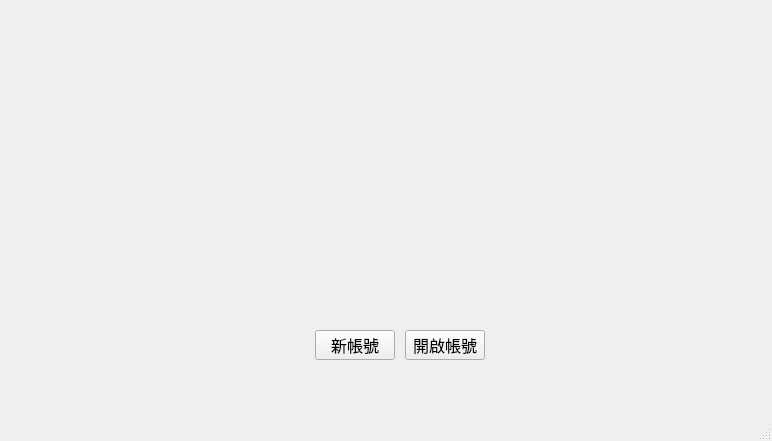
<?xml version="1.0" encoding="UTF-8"?>
<ui version="4.0">
 <class>MainWindow</class>
 <widget class="QMainWindow" name="MainWindow">
  <property name="geometry">
   <rect>
    <x>0</x>
    <y>0</y>
    <width>772</width>
    <height>441</height>
   </rect>
  </property>
  <property name="windowTitle">
   <string>新楓之谷記帳</string>
  </property>
  <property name="windowIcon">
   <iconset>
    <normaloff>../../../../../Program Files (x86)/Gamania/MapleStory/MapleStory.ico</normaloff>../../../../../Program Files (x86)/Gamania/MapleStory/MapleStory.ico</iconset>
  </property>
  <widget class="QWidget" name="centralwidget">
   <widget class="QLabel" name="label">
    <property name="geometry">
     <rect>
      <x>0</x>
      <y>0</y>
      <width>800</width>
      <height>400</height>
     </rect>
    </property>
    <property name="text">
     <string/>
    </property>
    <property name="pixmap">
     <pixmap>background.jpg</pixmap>
    </property>
    <property name="scaledContents">
     <bool>true</bool>
    </property>
   </widget>
   <widget class="QPushButton" name="newAccountButton">
    <property name="geometry">
     <rect>
      <x>315</x>
      <y>330</y>
      <width>80</width>
      <height>30</height>
     </rect>
    </property>
    <property name="font">
     <font>
      <family>新細明體</family>
      <pointsize>12</pointsize>
      <weight>50</weight>
      <bold>false</bold>
     </font>
    </property>
    <property name="text">
     <string>新帳號</string>
    </property>
    <property name="autoDefault">
     <bool>false</bool>
    </property>
   </widget>
   <widget class="QPushButton" name="loadAccountButton">
    <property name="geometry">
     <rect>
      <x>405</x>
      <y>330</y>
      <width>80</width>
      <height>30</height>
     </rect>
    </property>
    <property name="font">
     <font>
      <pointsize>12</pointsize>
     </font>
    </property>
    <property name="text">
     <string>開啟帳號</string>
    </property>
   </widget>
  </widget>
  <widget class="QMenuBar" name="menubar">
   <property name="geometry">
    <rect>
     <x>0</x>
     <y>0</y>
     <width>772</width>
     <height>21</height>
    </rect>
   </property>
  </widget>
  <widget class="QStatusBar" name="statusbar"/>
 </widget>
 <resources/>
 <connections/>
</ui>
